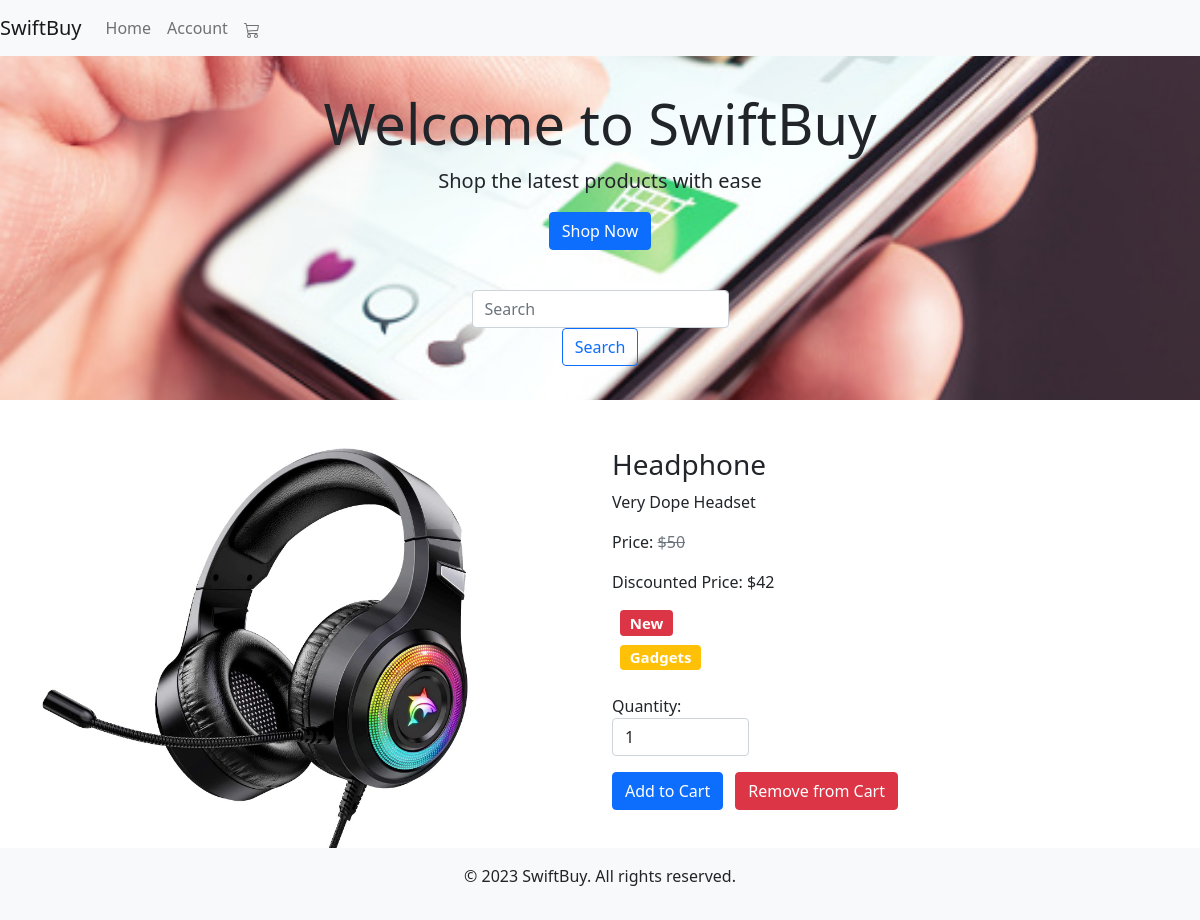
Page /products/headset/ on the committed database.
### catalog/models.py (models this page shows, shortened)
class Item(models.Model):
    title = models.CharField(max_length=200)
    price = models.IntegerField()
    discount_price = models.IntegerField(blank=True, null=True)
    slug = models.SlugField()
    category = models.CharField(choices=CATEGORY_CHOICES, max_length=15)
    label = models.CharField(choices=LABEL_CHOICES, max_length=15)
    description = models.TextField()
    image = models.ImageField(default='default.jpg', upload_to='static/images')

### catalog/views.py (the view)
# urls.py: path('products/<slug:slug>/', views.ProductDetailView.as_view(), name='product'),
class ProductDetailView(DetailView):
    model = Item
    template_name = 'product.html'
    context_object_name = 'product'

### templates/product.html
{% extends 'base.html' %}
{% load static %} {% block content %}
<section class="container mt-5">
  <div class="row">
    <div class="col-md-6">
      <img
        src="{{product.image.url}}"
        alt="{{product.title}}"
        class="img-fluid rounded"
        style="max-height: 400px"
      />
    </div>
    <div class="col-md-6">
      <h3>{{product.title}}</h3>
      <p>{{product.description}}</p>
      <p>
        Price:
        <span class="text-muted" style="text-decoration: line-through"
          >${{product.price}}</span
        >
      </p>
      {% if product.discount_price %}
      <p>Discounted Price: ${{product.discount_price}}</p>
      {% endif %}
      <div class="d-flex justify-content-start align-items-end">
        <h5>
          <span class="badge bg-{{product.label}} ms-2"
            >{{product.get_label_display}}</span
          >
        </h5>
      </div>
      <div class="d-flex justify-content-start align-items-end">
        <h5>
          <span class="badge bg-warning ms-2"
            >{{product.get_category_display}}</span
          >
        </h5>
      </div>
      <div class="mt-3">
        <label for="quantity">Quantity:</label>
        <input
          type="number"
          name="quantity"
          id="quantity"
          value="1"
          min="1"
          max="10"
          class="form-control w-25"
        />
      </div>
      <a
        href="{% url 'add-to-cart' product.slug %}"
        class="btn btn-primary mt-3"
        >Add to Cart</a
      >
      <a
        href="{% url 'remove-from-cart' product.slug %}"
        class="btn btn-danger mt-3 ms-2"
        >Remove from Cart</a
      >
    </div>
  </div>
</section>
{% endblock %}

### rows in the picture
Item: image (picture), title "Headphone", description "Very Dope Headset", price "50", discount_price "42", label "New", category "Gadgets"
